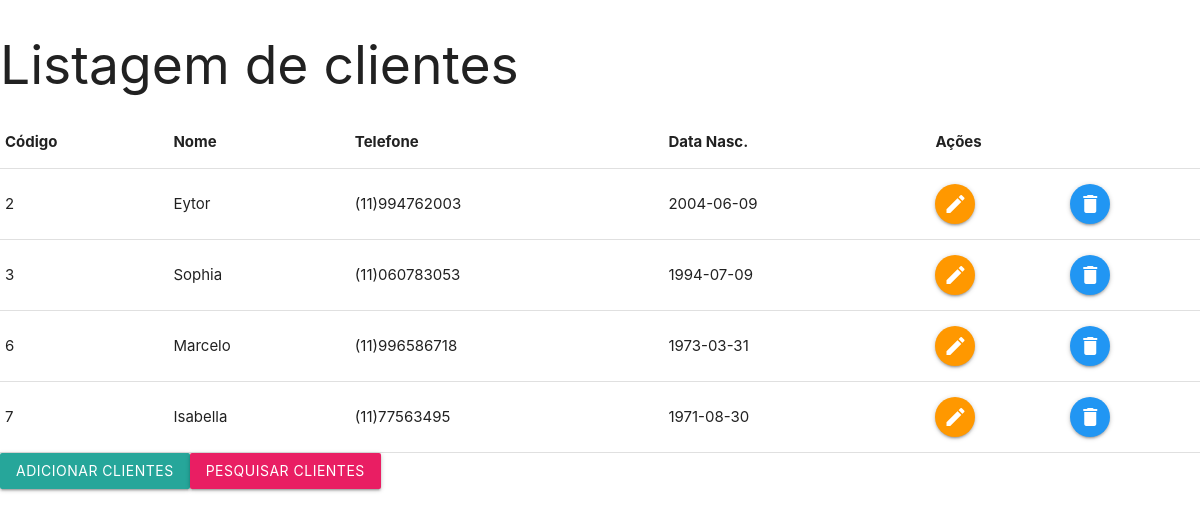
The page /FutLife/listar_clientes.php on the database its author committed.
### tables this page shows
CREATE TABLE `tabclientes` (
  `cliId` int(11) NOT NULL,
  `cliNome` varchar(40) NOT NULL,
  `cliTelefone` varchar(15) DEFAULT NULL,
  `cliDataNasc` date NOT NULL
);

### FutLife/listar_clientes.php (the view, shortened to what this page needs)
<!DOCTYPE html>
<html lang="pt-br">
<head>
   <link rel="stylesheet" href="https://cdnjs.cloudflare.com/ajax/libs/materialize/1.0.0/css/materialize.min.css">
</head>
<body>
<?php
include_once 'config.php';
    $consulta = $conexao->prepare('Select * from tabclientes');
    $consulta->execute();
?>
<head>
</head>
<body>
   <h2>Listagem de clientes</h2>
   <table>
      <tr>
         <th>Código</th>
         <th>Nome</th>
         <th>Telefone</th>
         <th>Data Nasc.</th>
         <th colspan="2">Ações</th>
      </tr>
      <?php
      while ($linha = $consulta->fetch(PDO::FETCH_ASSOC)) {
         echo "<tr><td>{$linha['cliId']}</td>";
         echo "<td>{$linha['cliNome']}</td>";
         echo "<td>{$linha['cliTelefone']}</td>";
         echo "<td>{$linha['cliDataNasc']}</td>";
         echo "<td><a href='alterar_cliente.php?id={$linha['cliId']}' class='btn-floating orange'><i class='material-icons'>edit</i></a></td>";
         echo "<td><a href='excluir_cliente.php?id={$linha['cliId']}' class='btn-floating blue'><i class='material-icons'>delete</i></a></td></tr>";
      }
      echo "</table>";
      echo "<a href='form_cadastrar_clientes.php' class='btn'>Adicionar clientes</a>";
      echo "<a href='consultar_clientes_form.html' class='btn pink'>Pesquisar clientes</a>";
      ?>
</body>
</html>

### rows shown on the page
tabclientes: cliId "2", cliNome "Eytor", cliTelefone "(11)994762003", cliDataNasc "2004-06-09"
tabclientes: cliId "3", cliNome "Sophia", cliTelefone "(11)060783053", cliDataNasc "1994-07-09"
tabclientes: cliId "6", cliNome "Marcelo", cliTelefone "(11)996586718", cliDataNasc "1973-03-31"
tabclientes: cliId "7", cliNome "Isabella", cliTelefone "(11)77563495", cliDataNasc "1971-08-30"
